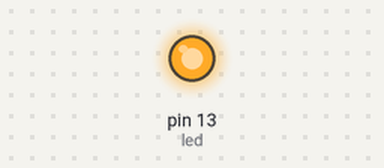
A sketch run on a simulated Arduino Uno, built with avr-gcc and run on an emulated ATmega328P. On the bench: output pins drawn as LEDs (lit = HIGH).

Above: at 0.1 s.
At 26.1 s:
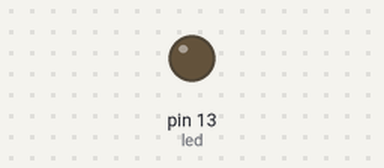
Timing chart, 0 to 44.3 s (numbered marks = the images above):
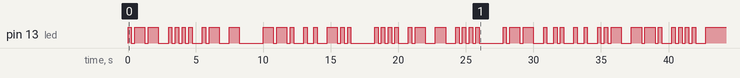

The sketch:

MorseBasic.ino
```cpp
float dotLength;
float dashLength;
float letterSpaceLength;
float wordSpaceLength;

// What God Hath Wrought in morse code where ' ' is a space, '>' indicates a new letter and '|' indicates a new word
char morseString[] = ". - ->. . . .>. ->-|- - .>.  .>- . .|. . . .>. ->->. . . .|. - ->.  . .>.  .>. . ->- - .>. . . .>-";

int led = 13;

void setup() {

  // Explanation of American Morse Code from: http://w1tp.com/percode.htm
  //  Dot is basic unit of time
  //  Dash is three dits
  //  Space between dots and dashes within characters is one dot
  //  Space between letters is 3 dots
  //  Space between words is 7 dots

  dotLength = 0.25;
  dashLength = 3 * dotLength;
  letterSpaceLength = 3 * dotLength;
  wordSpaceLength = 7 * dotLength;

  pinMode(led, OUTPUT);

  int numberChar = sizeof(morseString) / sizeof(char);
  for (int i = 0; i < numberChar; i++) {
    char currentChar = morseString[i];
    if (currentChar == '.') {
      digitalWrite(led, HIGH);
      delay(dotLength * 1000.0);
    }
    else if (currentChar == '-') {
      digitalWrite(led, HIGH);
      delay(dashLength * 1000.0);
    }
    else if (currentChar == ' ') {
      digitalWrite(led, LOW);
      delay(dotLength * 1000.0);
    }
    else if (currentChar == '>') {
      digitalWrite(led, LOW);
      delay(letterSpaceLength * 1000.0);
    }
    else if (currentChar == '|') {
      digitalWrite(led, LOW);
      delay(wordSpaceLength * 1000.0);
    }
  }
}

void loop() {


}
```
